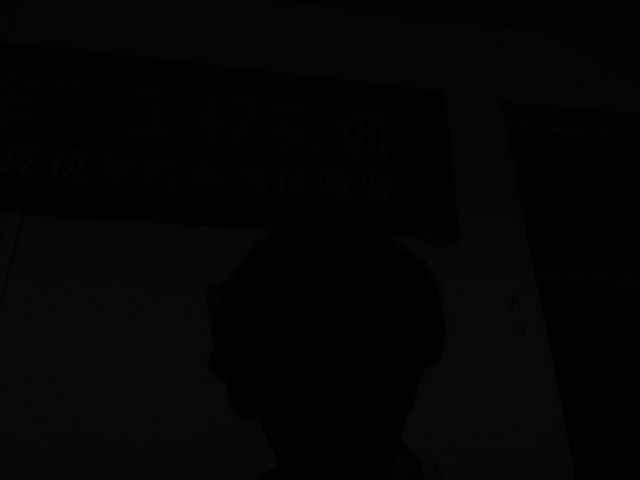
#> input picture artifacts/manual_runs/manual_20260714-090212/frames/000000_00001797.jpg, 640 x 480 px
$ python -i tiny_line_seg.py   (imports and definitions only)
#> lines starting #> are read from the running program, lines starting #| are printed output that depends on the picture; after the words box and inside, x2 and y2 are one past the last pixel; in counts of white or black regions, pixels touching at a corner belong together
#> further down, picture is the input picture: shape (480, 640, 3); mean B, G, R 2.35, 3.43, 3.37
#!/usr/bin/env python3
import argparse
import glob
import os
import time

import cv2 as cv
import numpy as np


IMG_W = 160
IMG_H = 120


def pseudo_blackline_mask(frame, roi_top=0.45):
#> called with roi_top = 0.45
    h, w = frame.shape[:2]
#> h = 480; w = 640
    y0 = int(h * roi_top)
#> y0 = 216
    roi = frame[y0:h, :]
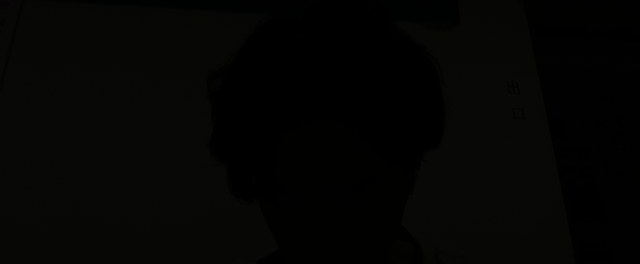
#> roi: shape (264, 640, 3); mean B, G, R 3.16, 4.39, 4.35
    hsv = cv.cvtColor(roi, cv.COLOR_BGR2HSV)
#> hsv: shape (264, 640, 3); mean H, S, V 21, 68.9, 4.4
    gray = cv.cvtColor(roi, cv.COLOR_BGR2GRAY)
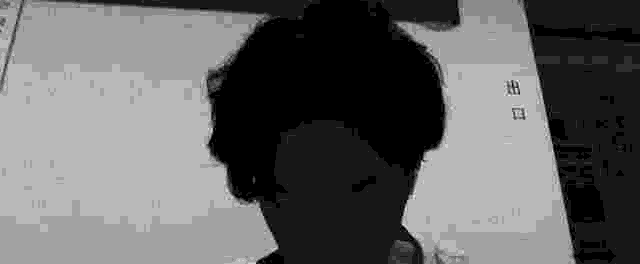
#> gray: shape (264, 640); min 0, max 11, mean 4.37; drawn with min black and max white

    _, otsu_dark = cv.threshold(gray, 0, 255, cv.THRESH_BINARY_INV + cv.THRESH_OTSU)
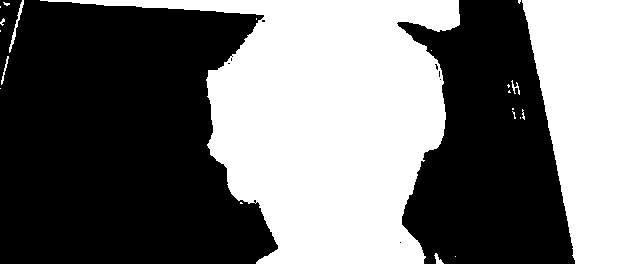
#> otsu_dark: shape (264, 640); 45.6% white; 22 white regions (15 under 20 px), largest, box (x1, y1, x2, y2) and area: (40, 0, 460, 264) 52745, (522, 0, 640, 264) 23918, (9, 0, 24, 53) 143
    hsv_dark = cv.inRange(hsv, np.array([0, 0, 0]), np.array([180, 255, 95]))
#> hsv_dark: shape (264, 640); every value is 255
    mask_roi = cv.bitwise_or(otsu_dark, hsv_dark)

    mask_roi = cv.morphologyEx(
        mask_roi,
        cv.MORPH_OPEN,
        cv.getStructuringElement(cv.MORPH_RECT, (3, 3)),
        iterations=1,
    )
    mask_roi = cv.morphologyEx(
        mask_roi,
        cv.MORPH_CLOSE,
        cv.getStructuringElement(cv.MORPH_RECT, (9, 5)),
        iterations=2,
    )

    mask = np.zeros((h, w), dtype=np.uint8)
    mask[y0:h, :] = mask_roi
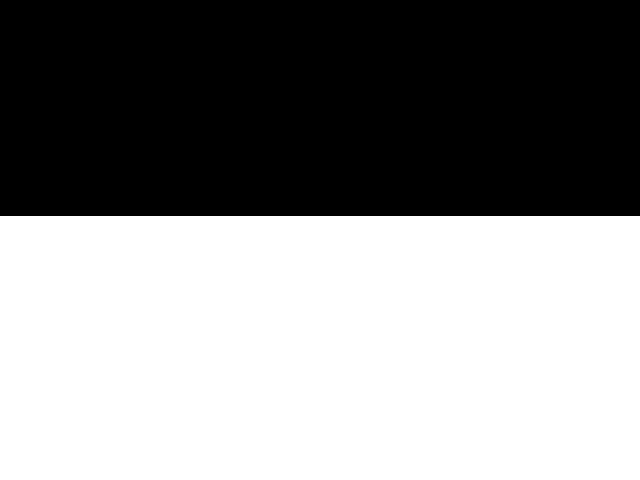
#> mask: shape (480, 640); 55% white; 1 black region, box (x1, y1, x2, y2) and area: (0, 0, 640, 216) 138240
    return mask


# [200 lines left out: functions build_model, dice_loss, loss_fn, load_dataset, collect, train and 4 more, not called in this run]


# [2 lines not run here, left out]

>>> import cv2
>>> picture = cv2.imread('../artifacts/manual_runs/manual_20260714-090212/frames/000000_00001797.jpg')
>>> result = pseudo_blackline_mask(picture)

$ run again, on artifacts/manual_runs/manual_20260714-090212/frames/000002_00002239.jpg
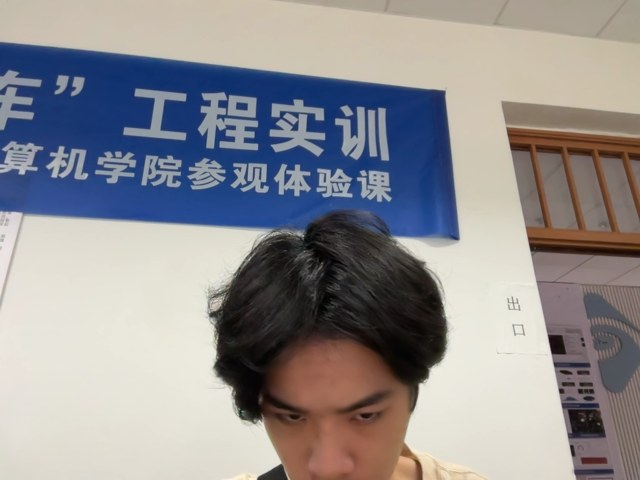
#> input picture artifacts/manual_runs/manual_20260714-090212/frames/000002_00002239.jpg, 640 x 480 px
#> picture is the input picture: shape (480, 640, 3); mean B, G, R 145.5, 143, 145.2
#> hsv: shape (264, 640, 3); mean H, S, V 35, 41.9, 166.5
#> in pseudo_blackline_mask, `_, otsu_dark = cv.threshold(gray, 0, 255, cv.THRESH_BINARY_INV + cv.TH..`:
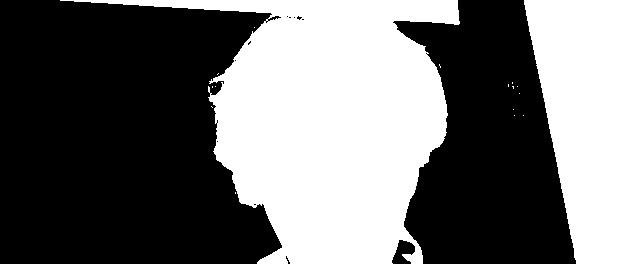
#> otsu_dark: shape (264, 640); 44.1% white; 17 white regions (15 under 20 px), largest, box (x1, y1, x2, y2) and area: (60, 0, 460, 264) 50676, (524, 0, 640, 264) 23729
#> hsv_dark: shape (264, 640); 22.2% white; 43 white regions (18 under 20 px), largest, box (x1, y1, x2, y2) and area: (210, 0, 447, 209) 29881, (591, 108, 640, 179) 2082, (528, 21, 640, 42) 1286
#> in pseudo_blackline_mask, `mask[y0:h, :] = mask_roi`:
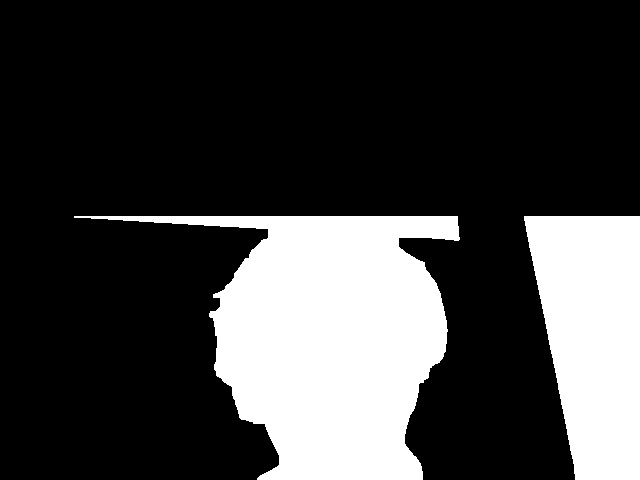
#> mask: shape (480, 640); 24.4% white; 2 white regions, box (x1, y1, x2, y2) and area: (74, 216, 460, 480) 51144, (524, 216, 640, 480) 23732
